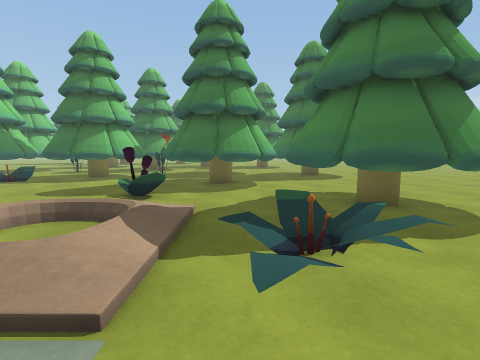
View 1 (above)

24 first-person views from a walk through a 3-D level made in the Unity game engine. The camera is 1.3 m above the floor, tilts 6° down and sees 85° across. The floor is counted in squares, 1 m on a side. Each view is taken from the middle of a square. On the plan, view 1 faces up. The plan holds only what a view shows up to about 13 squares ahead; the rest is blank. The place goes on beyond the plan. The player character is not drawn.

View 2
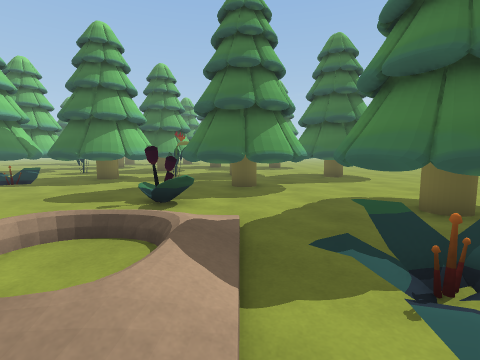

View 3
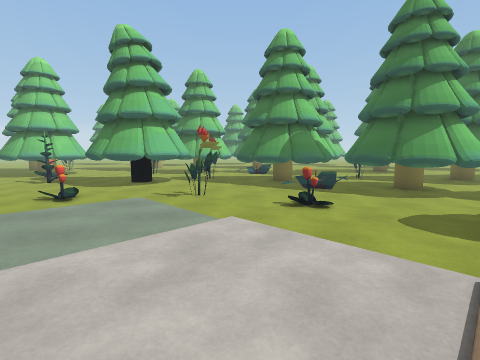

View 4
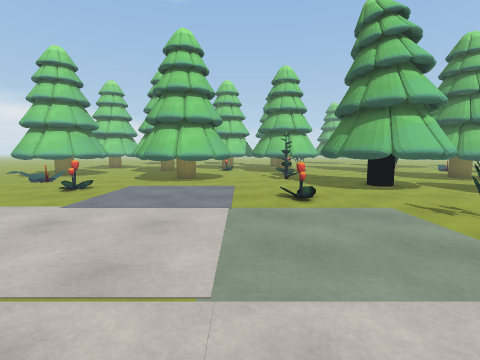

View 5
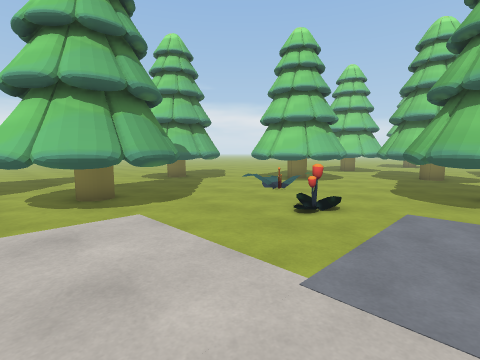

View 6
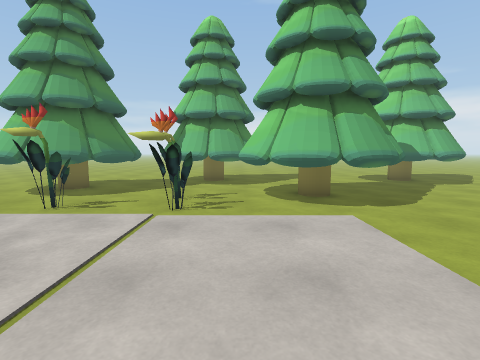

View 7
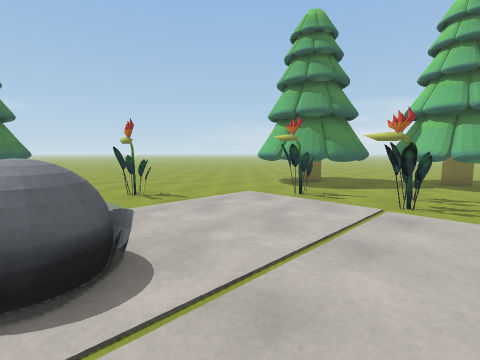

View 8
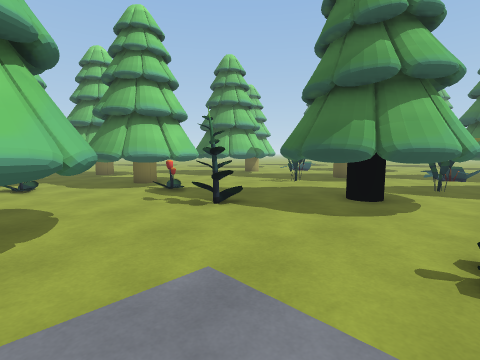

View 9
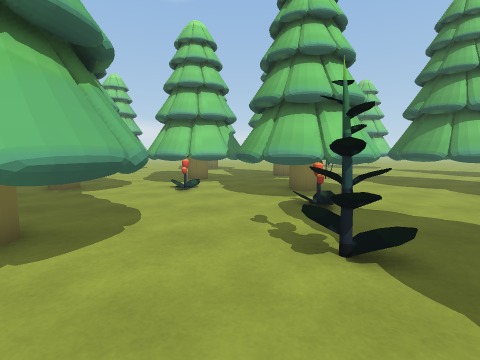

View 10
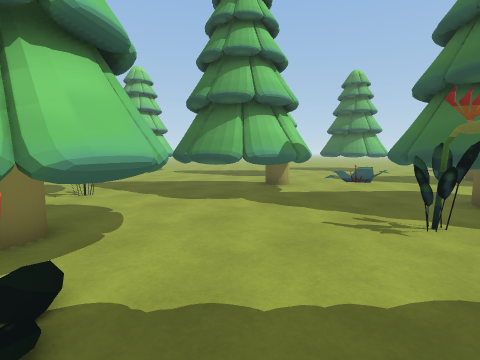

View 11
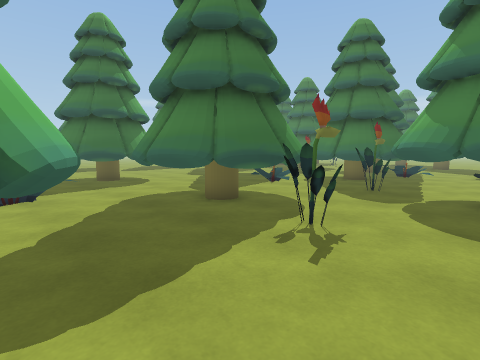

View 12
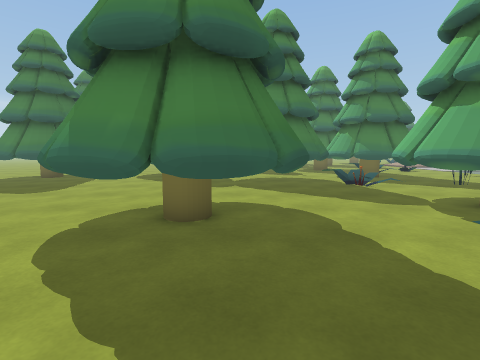

View 13
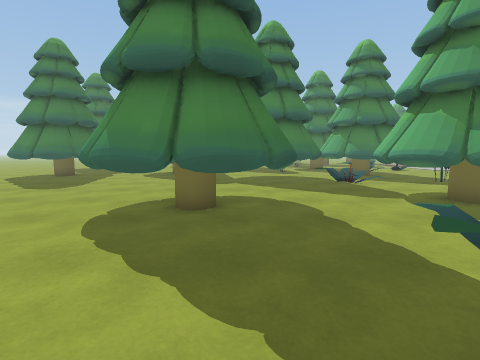

View 14
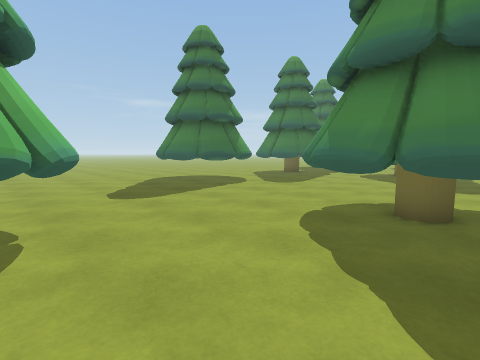

View 15
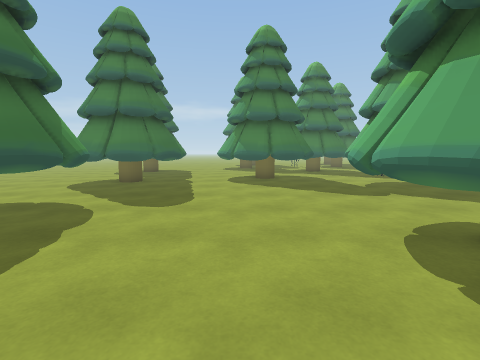

View 16
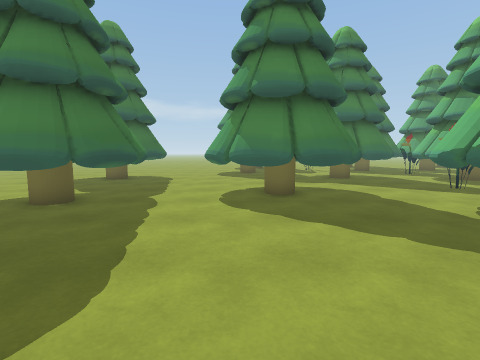

View 17
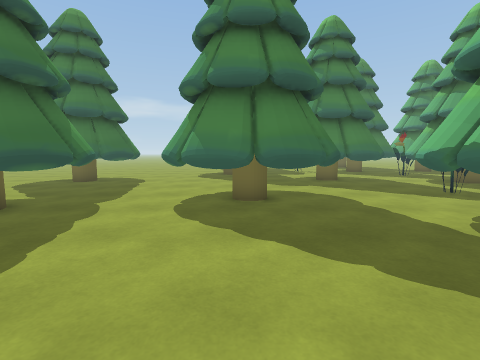

View 18
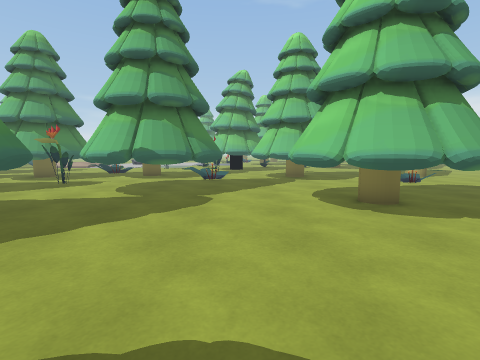

View 19
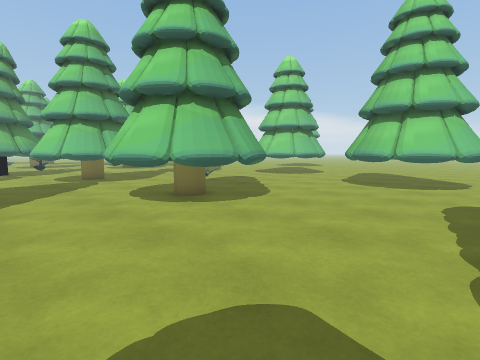

View 20
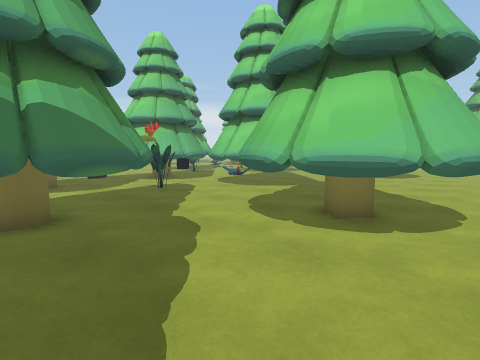

View 21
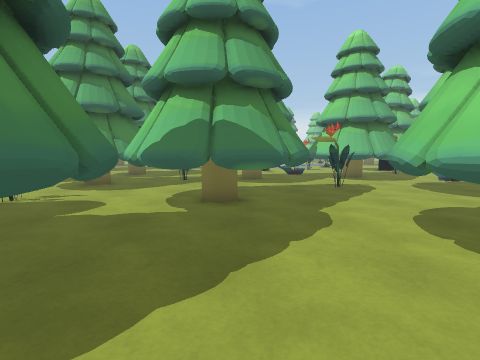

View 22
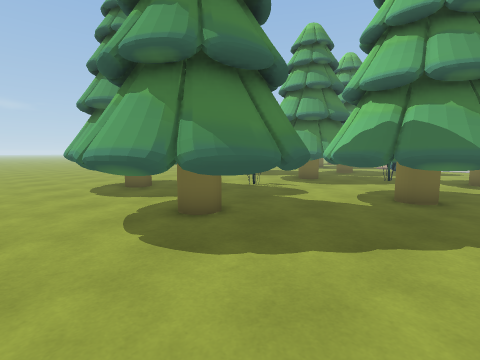

View 23
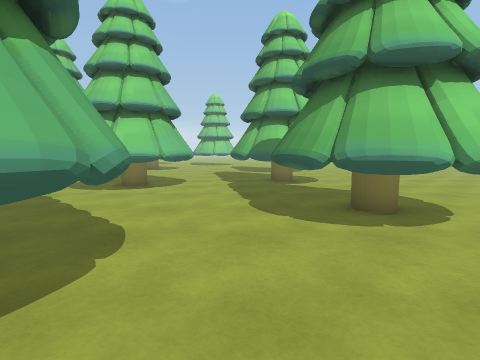

View 24
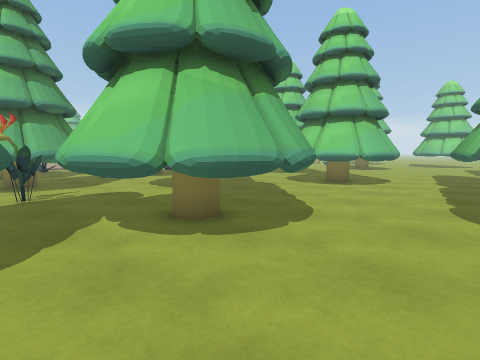

### Floor plan
Key: @ floor where view 1 was taken; # wall or solid block; . floor; / step, stairs or slope; T tree; F flower; H thing the floor can be seen under or through; O other object.
Columns run from 28 left of view 1 to 4 right of it. Each row starts with its distance up from view 1.
 32  .....     ...      TTTT
 31 ......#    ..TTTT .TTTTT.
 30 ......##   ..TTTTT.TTTTT..
 29 .......### ..TTTTT..TTT.... .
 28 .............TTTT...............
 27 H#......................TT......
 26  #.............TTT.....TTTTT.TT
 25  #............TTTTT....TTTTT TTT
 24 H#............TTTTTT...TTTTTTTT
 23 #....TTTT.....TTTTTT...TT T   T
 22 ....TTTTT......TTTT.TTTT
 21 ....TTTTTT..###   ..TTTTT....
 20 ....TTTTT..#####...TTTTT ..F..
 19   ...TTT ..#   #...TTTT  .....
 18  ..........#   #....TTTT.TTTT
 17 ..FF.......##  #.F.......TTTT
 16 ..FF..TTT..F#  ....TTT ..TTT
 15 .....TTTTT.FF.TTT.TTTTTO. T    TT
 14  #...TTTTT.F.TTTTT TTTTT.     TTT
 13 ##H..TTTTT...TTTTTFTTTT.      .TT
 12   HH.TTTTT...TTTTF.FTTT.  TT T...
 11   HH..F.....F.TTT....... TTTTT...
 10 ###......TT .............TTTTT...
  9 ##......TTTTT.............TTT.
  8 ........TTTTTT.....F.....F....TT
  7   TT.... TTTT...F........F...TTT
  6   TTT....TTTT........../  //.TTTT
  5   TTF...F.T.....        ////..TTT
  4  TTTF...F....F..        /.//.FFTT
  3 TTTT............           /FFF.
  2 T...............     . /   /...
  1 TFF...TTTT..               .
  0 T.... TTTTT. .   . .OO      @
 -1 T       TTT.     . .OO         TT
 -2  TT    TTT......   .   ..
 -3   TT   TTT......   .   ..F....
 -4   TTT......FF...   .   ........
 -5   TT............   .   ........
 -6     .TT..FF.........   .......
 -7      TTT.FF...TTT..F.F.......
 -8      TTT.....TTTTT.F...T....
 -9       TTT... TTTTT....TTTT.
-10        T.....   T ...TTTTT
-11         .TT..    TTT.TTT
-12         TTTT..   TTTT T   ..
-13         TTTT ...TTTTT     ...
-14           TT  .. T TT      ..
-15               ..

Where each view was taken, in squares from view 1:
view 1: 0 up, 0 right, facing up
view 2: 1 up, 1 left, facing up
view 3: 2 up, 5 left, facing up-left
view 4: 2 up, 7 left, facing left
view 5: 1 down, 11 left, facing down-left
view 6: 1 down, 11 left, facing down
view 7: 0 up, 11 left, facing down-right
view 8: 0 up, 15 left, facing up-left
view 9: 3 up, 17 left, facing left
view 10: 5 up, 21 left, facing up-left
view 11: 8 up, 26 left, facing up-right
view 12: 20 up, 27 left, facing right
view 13: 20 up, 28 left, facing right
view 14: 20 up, 28 left, facing up-right
view 15: 25 up, 25 left, facing right
view 16: 25 up, 20 left, facing right
view 17: 24 up, 19 left, facing right
view 18: 28 up, 18 left, facing down
view 19: 28 up, 17 left, facing down-left
view 20: 26 up, 6 left, facing down-left
view 21: 27 up, 7 left, facing down
view 22: 28 up, 8 left, facing down-right
view 23: 28 up, 1 left, facing left
view 24: 29 up, 0 right, facing down-left
